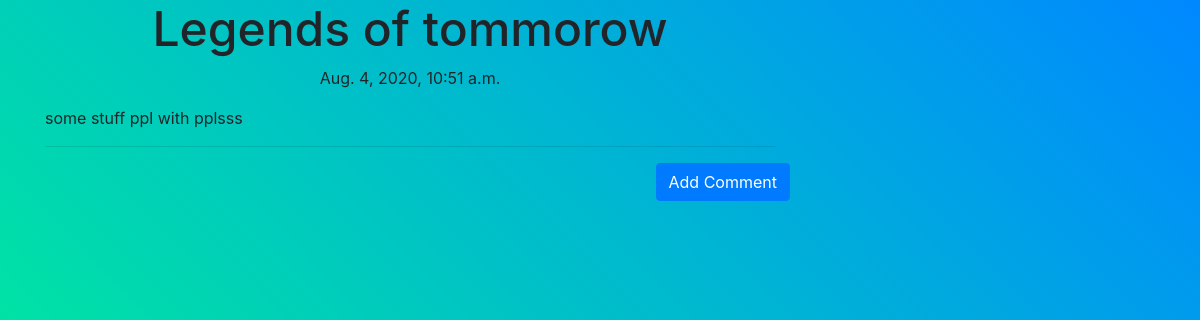
/post/11, run on the app's committed database.
### blog/models.py (models this page shows, shortened)
class Post(models.Model):
    author = models.ForeignKey('auth.User',on_delete=models.DO_NOTHING)
    title = models.CharField(max_length=200)
    text = models.TextField()
    createDate = models.DateTimeField(default=timezone.now)
    publishedDate = models.DateTimeField(blank=True, null=True)

### blog/views.py (the view)
# urls.py: re_path(r'^post/(?P<pk>\d+)$',views.PostDetailView.as_view(),name='post_detail'),
class PostDetailView(DetailView):
    model = Post
    template_name = 'blog/post_detail.html'

### blog/templates/blog/post_detail.html (shortened to what this page needs)
{% extends "blog/base.html" %}
{% block content %}
    <h1 class="posttitle">{{post.title}}</h1>
    {% if post.publishedDate %}
        <div class="date postdate">
            {{post.publishedDate}}
        </div>
    {% else %}
        <a class="btn btn-primary" href="{%url 'post_publish' pk=post.pk%}">Publish</a>
    {% endif %}
    <p class="postcontent">{{post.text|safe|linebreaksbr}}</p>
        <hr>
        <a href="{%url 'add_comment_to_post' pk=post.pk%}" class="btn btn-primary btn-comment">Add Comment</a>
            {% for comment in post.comments.all %}
                <br>
                {%empty%}
                <p>No Comment</p>
            {% endfor %}
        </div>
{% endblock content %}

### blog/static/blog/css/blog.css (style rules this page uses)
body { background-color: green; }
.postdate { text-align: center; }
.posttitle { font-size: 3em; text-align: center; }
.postcontent { font-size: 1.5em; }
.btn-comment { position: absolute; right: 0px; }

### data on the page
Post: title "Legends of tommorow", publishedDate "Aug. 4, 2020, 10:51 a.m.", text "some stuff ppl with pplsss"
